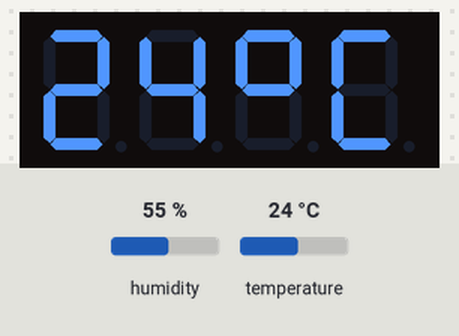
The sketch below on a simulated ESP8266 (NodeMCU). Shown: 4-digit seven-segment display. The test bench sets the inputs (shaded band); at power-on: humidity 55 %, temperature 24 °C.

Above: at 2.7 s.
2.8 s: humidity set to 22 %
At 11.9 s:
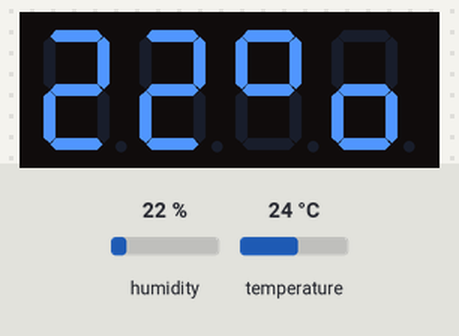
14.8 s: temperature set to 12 °C
At 20.2 s:
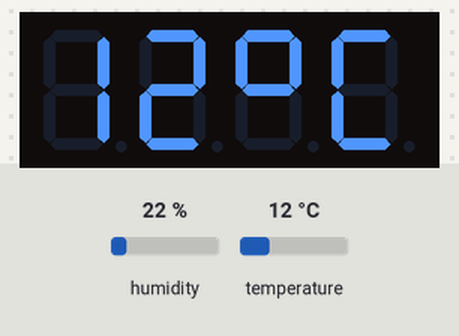
24.3 s: humidity set to 40 %
At 29.5 s:
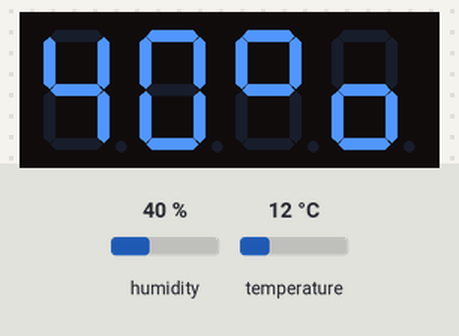
33.4 s: temperature set to 19 °C
At 38.9 s:
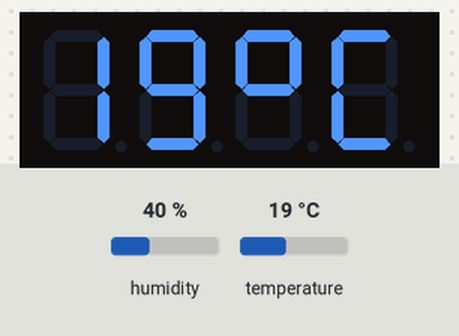
Timing chart, 0 to 40.4 s (numbered marks = the images above; inputs shaded):
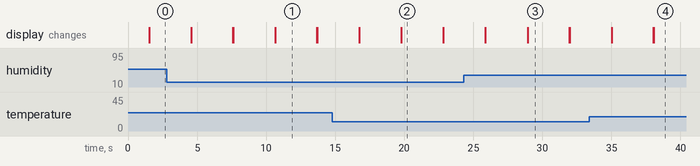

Measured:
- what the display in image 1 shows lasts 3.0 s, from 10.7 s to 13.7 s

The sketch:

weatherstation2.ino
```cpp
// thermometer & hygromether with DHT sensor on TM1637 LED display by niq_ro from http://arduinotehniq.com/
// changed library from TM1637.h to TM1637Display.h

#include <TM1637Display.h>  // library from https://github.com/avishorp/TM1637

#include <DHT.h>
#define DHTPIN D7     // what pin we're connected the DHT output
//#define DHTTYPE DHT11   // DHT 11
#define DHTTYPE DHT22   // DHT 22
DHT dht(DHTPIN, DHTTYPE);

#define CLK 12 // GPIO12 = D6                       // Define the connections pins:
#define DIO 14 // GPIO14 = D5
// Definitions using https://randomnerdtutorials.com/esp8266-pinout-reference-gpios/

//TM1637 tm1637(CLK,DIO);
TM1637Display display(CLK, DIO);

uint8_t data[] = { 0xff, 0xff, 0xff, 0xff };
uint8_t codare[] = {
  0b00111111,    // 0
  0b00000110,    // 1
  0b01011011,    // 2
  0b01001111,    // 3
  0b01100110,    // 4
  0b01101101,    // 5
  0b01111101,    // 6
  0b00000111,    // 7
  0b01111111,    // 8
  0b01101111,    // 9
  };

void setup(){

display.setBrightness(0x01);  //BRIGHT_TYPICAL = 2,BRIGHT_DARKEST = 0,BRIGHTEST = 7;

 delay(1500);//Delay to let system boot
 dht.begin();

}//end "setup()"


void loop(){   //Start of Program

   int humidity = dht.readHumidity();
   int temp = dht.readTemperature();

//   int temp = 23;
//   int humidity = 48;

 int digitoneT = temp / 10;
 int digittwoT = temp % 10;

 int digitoneH = humidity / 10;
 int digittwoH = humidity % 10;

data[0] = codare[digitoneT];
data[1] = codare[digittwoT];
data[2] = 0x63; // degree symbol
data[3] = 0x39; // C
display.setSegments(data);

delay (3000);
display.clear();

data[0] = codare[digitoneH];
data[1] = codare[digittwoH];
data[2] = 0x63; // degree symbol
data[3] = 0x5C; // o
display.setSegments(data);

delay(3000);
display.clear();
}// end loop()
```
